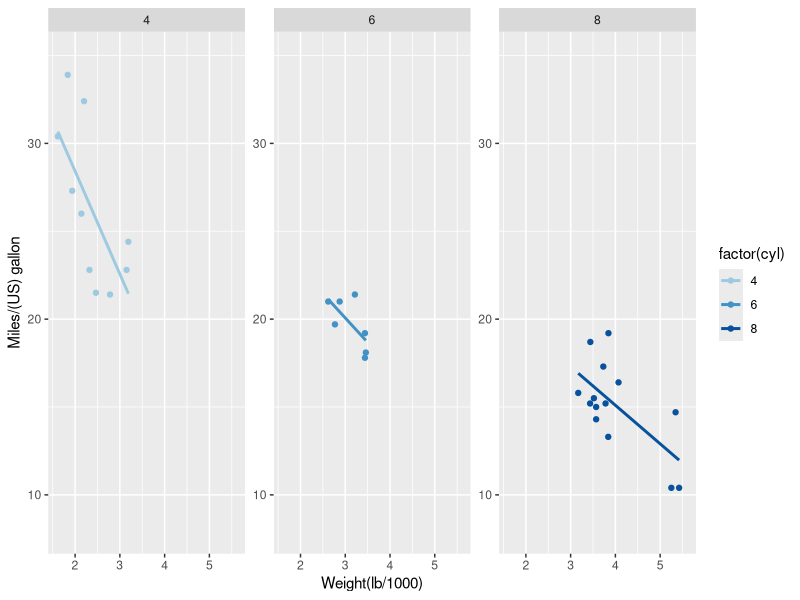
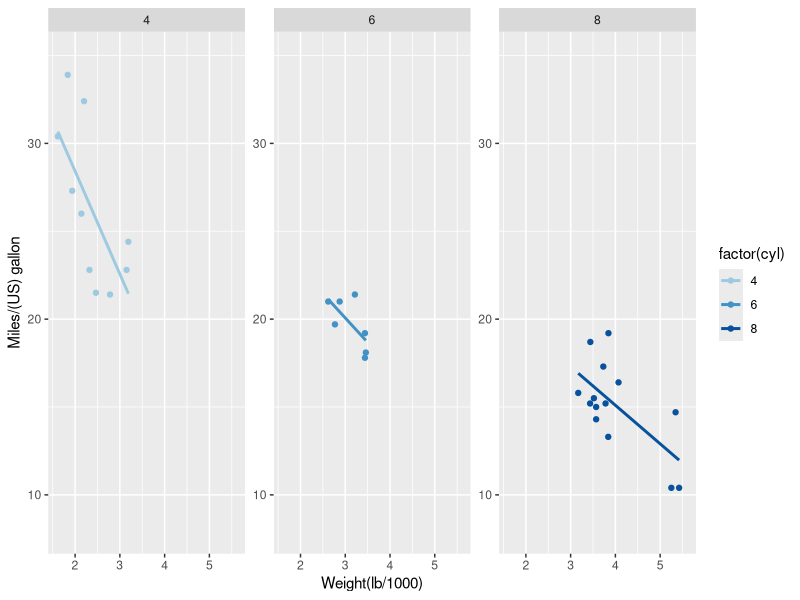
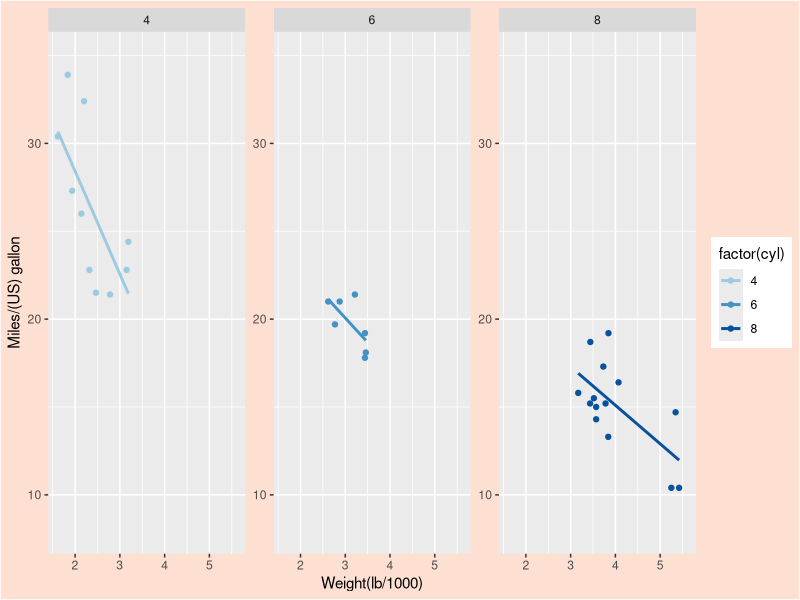
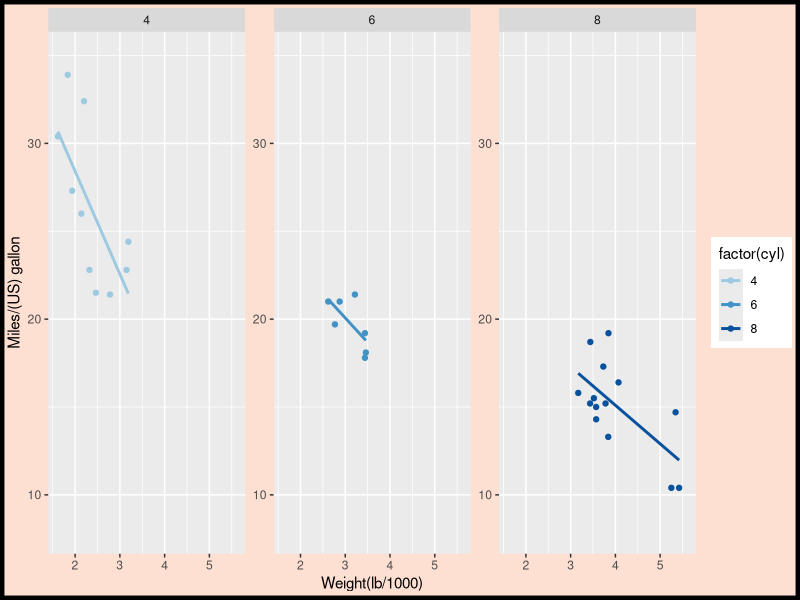
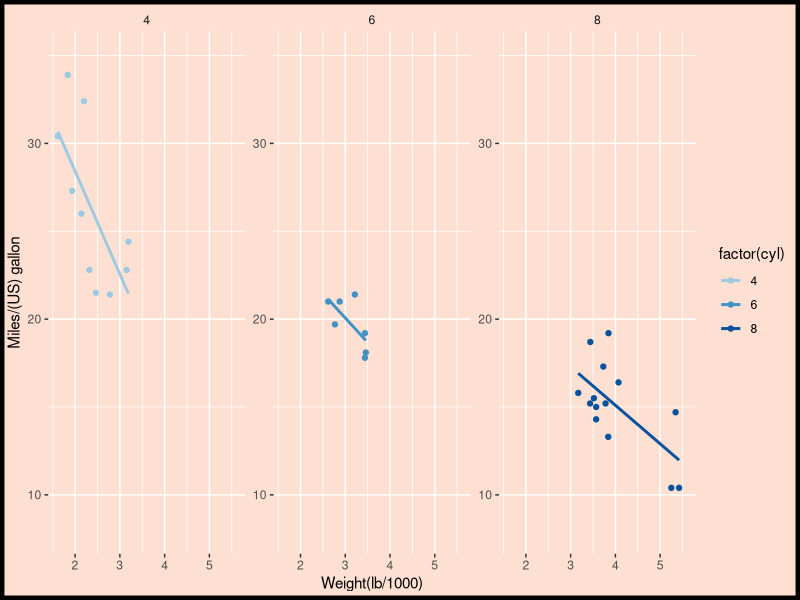
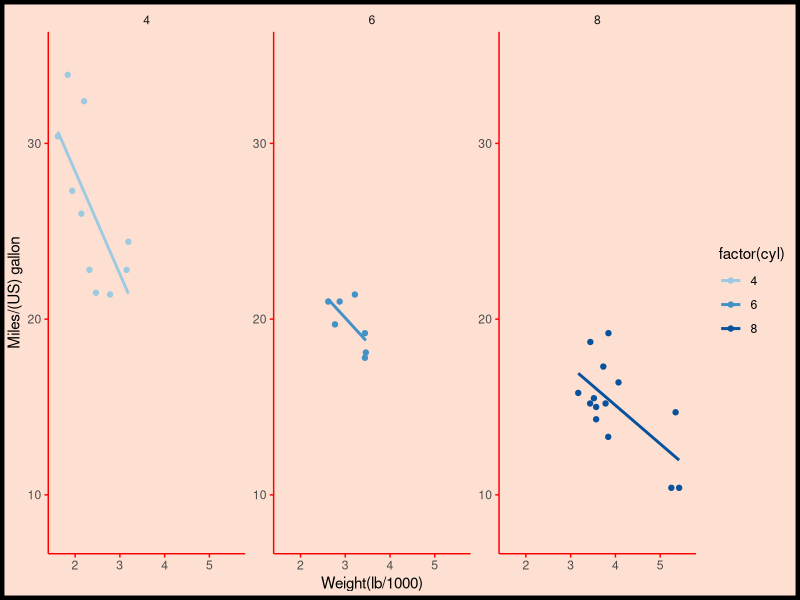
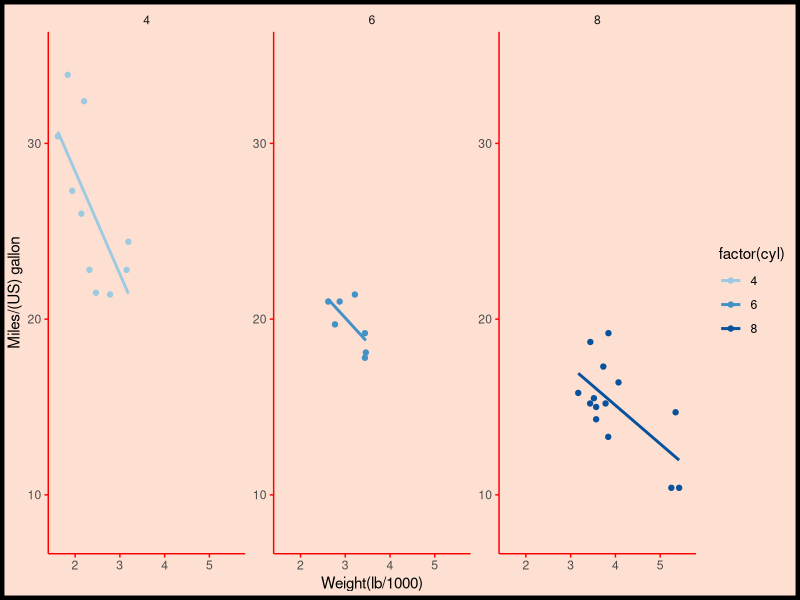
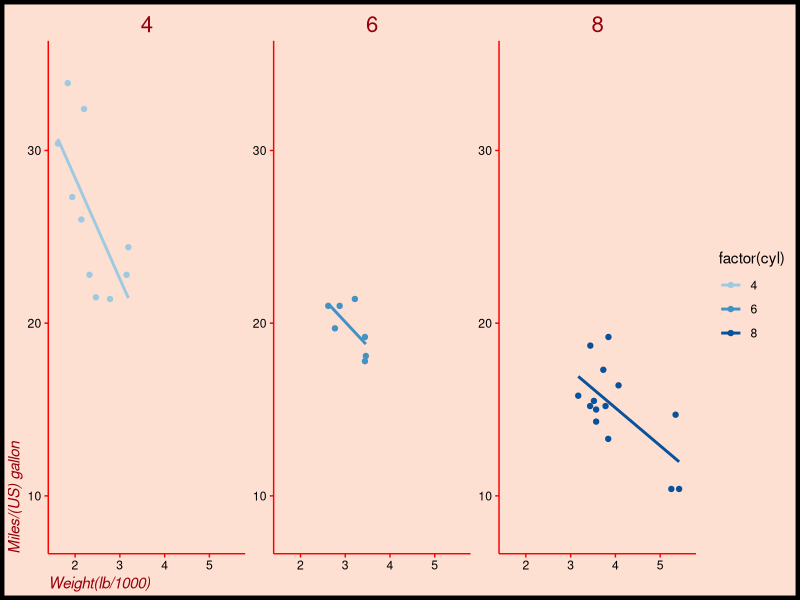

These charts were generated, in order, by the following R code:
## ---- chunk 1
knitr::opts_chunk$set(echo = TRUE)
## ---- chunk 2
# Basic scatter plot
library("ggplot2")
library("RColorBrewer")

mycol <- brewer.pal(9,"Blues")[c(4,6,8)]

z<-ggplot(mtcars, aes(x = wt, y = mpg, col = factor(cyl))) +
  geom_point() +
  facet_wrap(~ cyl,scale = "free_y") +
  scale_color_brewer("Cylinders") +
  scale_color_manual(values = mycol) +
  geom_smooth(se = FALSE, method = "lm") +
  scale_y_continuous("Miles/(US) gallon", limits = c(8,35)) +
  scale_x_continuous("Weight(lb/1000)", limits = c(1.6,5.6)) 

z  

## ---- chunk 3
# Starting point
z
myPink <- "#FEE0D2"
# Plot 1: Change the plot background fill to myPink
z +
  theme(plot.background = element_rect(fill = myPink))

# Plot 2: Adjust the border to be a black line of size 3
z +
  theme(plot.background = element_rect(fill = myPink,color = "black", size = 3)) # expanded from plot 1

# Theme to remove all rectangles
no_panels <- theme(rect = element_blank())

# Plot 3: Combine custom themes
z<-z +
  no_panels +
  theme(plot.background = element_rect(fill = myPink,color = "black", size = 3)) # from plot 2
z

## ---- chunk 4
# Extend z using theme() function and 3 args
z<- z + theme(panel.grid = element_blank(), 
          axis.line = element_line(color = "red"),
          axis.ticks = element_line(color = "red"))
z
## ---- chunk 5
# Original plot, color provided
z
myRed <- "#99000D"

# Extend z with theme() function and 3 args
z<- z +
  theme(strip.text = element_text(size = 16, color = myRed),
        axis.title = element_text(color = myRed, hjust = 0, face = "italic"),
        axis.text = element_text(color = "black"))
z
## ---- chunk 6
# Move legend by position
z +
  theme(legend.position = c(0.85, 0.85))

# Change direction
z +
  theme(legend.direction = "horizontal")
  
# Change location by name
z +
  theme(legend.position = "bottom")

# Remove legend entirely
z<- z +
  theme(legend.position = "none")
z
## ---- chunk 7
# Increase spacing between facets
library(grid)
z + theme(panel.spacing.x = unit(2,"cm"))

# Adjust the plot margin
z + theme(panel.spacing.x = unit(2,"cm"), plot.margin = unit(c(1,2,1,1),"cm")) 

## ---- chunk 8
  
z <- ggplot(iris, aes(x = Sepal.Length, y = Sepal.Width, col = Species)) +
  geom_jitter(alpha = 0.7) +
  scale_color_brewer("Species", palette = "Dark2", labels = c("Setosa", "Versicolor", "Virginica")) +
  scale_y_continuous("Width (cm)", limits = c(2, 4.5), expand = c(0, 0)) +
  scale_x_continuous("Length (cm)", limits = c(4, 8), expand = c(0, 0)) +
  ggtitle("Sepals") +
  coord_fixed(1)
z

z + theme(panel.background = element_blank(),
          legend.background = element_blank(),
          legend.key = element_blank(),
          panel.grid = element_blank(),
          axis.text = element_text(colour = "black"),
          axis.line = element_line(colour = "black"))
## ---- chunk 9
theme_iris <- theme(panel.background = element_blank(),
                    legend.background = element_blank(),
                    legend.key = element_blank(),
                    panel.grid = element_blank(),
                    axis.text = element_text(colour = "black"),
                    axis.line = element_line(colour = "black"))
z
z+ theme_iris

## ---- chunk 10
library(tidyr)
library(tidyverse)

iris$Flower <- 1:nrow(iris)

iris.wide <- iris %>%
  gather(key, value, -Flower, -Species) %>%
  separate(key, c("Part", "Measure"), "\\.") %>%
  spread(Measure, value)

m <- ggplot(iris.wide, aes(x = Length, y = Width, col = Part)) + 
  geom_point() +
  facet_grid(. ~ Species)
m + theme_iris

## ---- chunk 11
theme_iris <- theme_iris + theme(strip.background = element_blank()) 
m + theme_iris

## ---- chunk 12
library(tidyr)
library(tidyverse)
iris.tidy <- iris %>%
  gather(key, Value, -Flower, -Species) %>%
  separate(key, c("Part", "Measure"), "\\.")

p <- ggplot(iris.tidy, aes(x = Measure, y = Value, col = Part)) +
  geom_point(position = position_jitter(0.1), alpha = 0.6,
  width = 0.4) +
  scale_y_continuous("Value (cm)", limits = c(0, 8),
  expand = c(0, 0)) +
  facet_grid(. ~ Species) 
p
## ---- chunk 13
theme_iris_disX <- theme_iris + 
  theme(axis.line.x = element_blank(),
        axis.ticks.x = element_blank(), 
        axis.text.x = element_text(angle = 45, hjust = 1))
  
p + theme_iris_disX
## ---- chunk 14
z + theme_iris
z + theme_classic()

m + theme_classic()
m + theme_classic() +
  theme(strip.background = element_blank())

## ---- chunk 15
# install.packages("ggthemes")
library(ggthemes) 
z + theme_tufte()
## ---- chunk 16
original <- theme_update(panel.background = element_blank(),
   legend.background = element_blank(),
   legend.key = element_blank(),
   panel.grid = element_blank(),
   axis.text = element_text(colour = "black"),
   axis.line = element_line(colour = "black"),
   axis.ticks = element_line(colour = "black"),
   strip.background = element_blank())

## ---- chunk 17
theme_set(original)
z
theme_set(theme_tufte())
z
m
# back to original
theme_set(original) # saved earlier using theme_update()
z
## ---- chunk 18
# Original plot
z2 <- ggplot(mtcars, aes(x = wt, y = mpg, col = factor(cyl))) +
  geom_point() +
  facet_wrap(~ cyl,scale = "free_y") +
  scale_color_brewer("Cylinders") +
  scale_color_manual(values = mycol) +
  geom_smooth(se = FALSE, method = "lm") +
  scale_y_continuous("Miles/(US) gallon", limits = c(8,35)) +
  scale_x_continuous("Weight(lb/1000)", limits = c(1.6,5.6)) 

# Theme layer saved as an object, theme_pink
theme_pink <- theme(panel.background = element_blank(),
                    legend.key = element_blank(),
                    legend.background = element_blank(),
                    strip.background = element_blank(),
                    plot.background = element_rect(fill = myPink, color = "black", size = 3),
                    panel.grid = element_blank(),
                    axis.line = element_line(color = "red"),
                    axis.ticks = element_line(color = "red"),
                    strip.text = element_text(size = 16, color = myRed),
                    axis.title.y = element_text(color = myRed, hjust = 0, face = "italic"),
                    axis.title.x = element_text(color = myRed, hjust = 0, face = "italic"),
                    axis.text = element_text(color = "black"),
                    legend.position = "none")
  
# 1 - Apply theme_pink to z2
z2 +
  theme_pink

# 2 - Update the default theme, and at the same time
# assign the old theme to the object old.
old <- theme_update(panel.background = element_blank(),
             legend.key = element_blank(),
             legend.background = element_blank(),
             strip.background = element_blank(),
             plot.background = element_rect(fill = myPink, color = "black", size = 3),
             panel.grid = element_blank(),
             axis.line = element_line(color = "red"),
             axis.ticks = element_line(color = "red"),
             strip.text = element_text(size = 16, color = myRed),
             axis.title.y = element_text(color = myRed, hjust = 0, face = "italic"),
             axis.title.x = element_text(color = myRed, hjust = 0, face = "italic"),
             axis.text = element_text(color = "black"),
             legend.position = "none")

# 3 - Display the plot z2 - new default theme used
z2 + theme_update()

# 4 - Restore the old default theme
theme_set(old)

# Display the plot z2 - old theme restored
z2 + theme_set(old)

## ---- chunk 19
# Original plot
z2 <- ggplot(mtcars, aes(x = wt, y = mpg, col = factor(cyl))) +
  geom_point() +
  # facet_wrap(~ cyl,scale = "free_y") +
  scale_color_brewer("Cylinders") +
  scale_color_manual(values = mycol) +
  geom_smooth(se = FALSE, method = "lm") +
  scale_y_continuous("Miles/(US) gallon", limits = c(8,35)) +
  scale_x_continuous("Weight(lb/1000)", limits = c(1.6,5.6)) 

# Load ggthemes
library(ggthemes)

# Apply theme_tufte(), plot additional modifications
custom_theme <- theme_tufte() +
  theme(legend.position = c(0.9,0.9),legend.title = element_text(
        face = "italic",
        size = 12), axis.title = element_text(face = "bold", size = 14))

# Draw the customized plot
z2 + custom_theme
 
# Use theme set to set custom theme as default
theme_set(custom_theme)

# Plot z2 again
z2 + theme_set(custom_theme)

